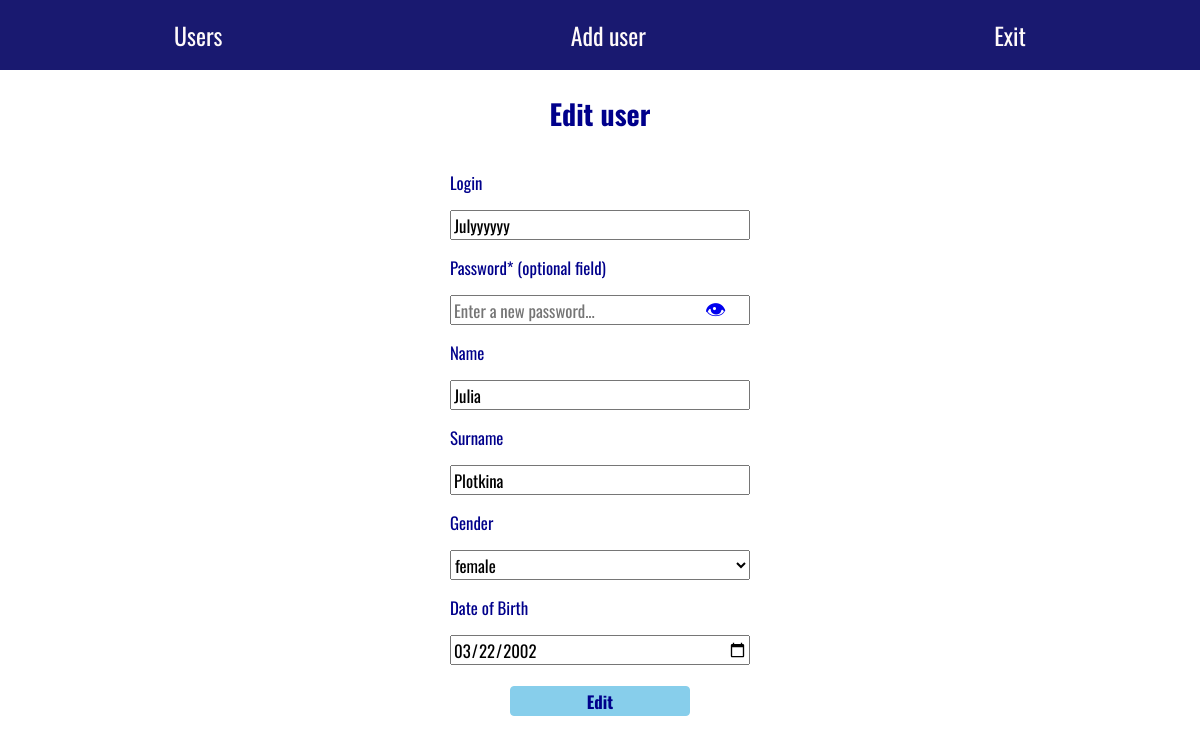
The page /admin/edit/23 (signed in) on the database its author committed.
### tables this page shows
CREATE TABLE `users` (
  `id` int(10) UNSIGNED NOT NULL,
  `login` varchar(10) NOT NULL,
  `password` varchar(255) NOT NULL,
  `name` varchar(50) NOT NULL,
  `surname` varchar(50) NOT NULL,
  `gender` varchar(10) NOT NULL,
  `DOB` date NOT NULL
);

### application/controllers/AdminController.php (called while the page is built, shortened)
<?php
class AdminController extends Controller
{
	public function editAction()
	{
		$err_inp = [
			'error' => [],
			'data' => $this->model->postDate($this->route['id'])[0]
		];
		$this->view->render('Edit user',$err_inp);
	}
}

### index.php (called while the page is built, shortened)
<?php
spl_autoload_register(function ($class){
	$path = str_replace('\\','/',$class.'.php');
});
$router = new Router;
$router -> run();

### application/lib/Db.php (called while the page is built, shortened)
<?php
class Db
{
	protected $db;
	function __construct()
	{
		$config = require 'application/config/db.php';
		$this->db = new PDO('mysql:host='.$config['host'].';dbname='.$config['db'].'',$config['username'],$config['password'],$config['options']);
		$this->db -> exec("set names utf8");
	}
	public function dbCheckError($query)
	{
		$errInfo = $query->errorInfo();
		return true;
	}
	public function selectAll($table, $params = [])
	{
		$sql = "SELECT * FROM $table";
		if (!empty($params))
		{
			$i=0;
			foreach($params as $key => $value)
			{
				if ($i===0)
				{
					$sql = $sql . " WHERE $key = $value";
				}
				else
				{
					$sql = $sql . " AND $key = $value";
				}
				$i++;
			}
		}
		$query = $this -> db -> prepare($sql);
		$query->execute();
		return $query -> fetchAll();
	}
}

### application/config/db.php (called while the page is built)
<?php
return  [
	"host" => "localhost",
	"username" => "root",
	"password" => "mysql",
	"db" => "sibers",
	"options" => [PDO::ATTR_ERRMODE => PDO::ERRMODE_EXCEPTION,
		PDO::ATTR_DEFAULT_FETCH_MODE => PDO::FETCH_ASSOC]
];

### application/models/Admin.php (called while the page is built, shortened)
<?php
class Admin extends Model
{
	public function postDate($id)
	{
		return $this->db->selectAll('users', ['id' => $id]);
	}
}

### application/core/Controller.php (called while the page is built, shortened)
<?php
abstract class Controller
{
	public function __construct($route)
	{
		$this->route = $route;
		$this->model = $this->loadModel($route['controller']);
	}
	public function loadModel($name)
	{
		$path = 'application\models\\'.ucfirst($name);
		if (class_exists($path))
		{
			return new $path;
		}
	}
}

### application/core/Model.php (called while the page is built, shortened)
<?php
abstract class Model
{
	public function __construct()
	{
		$this->db = new Db;
	}
}

### application/views/admin/edit.php (the view, shortened to what this page needs)
<form class="formm" action="/admin/edit/<?= $data['id']; ?>" method="post">
	<h2 class="titlee">Edit user</h2>
	<div>
        <label class="labell">Login</label>
        <br>
        <input class="inputt <?= isset($error['login'])?err:null; ?>" name="login" type="text" placeholder="Enter a new login..." value="<?= $data['login']??null; ?>"/>
    </div>
    <div>
        <label class="labell">Password* (optional field)</label>
        <br>
        <div class="blockk">
            <input id="password-input" class="inputt <?= isset($error['password'])?err:null; ?>" name="password" type="password" placeholder="Enter a new password..." value="<?= $data['new_pass']??null; ?>"/>
            <a href="#" onclick="return show_hide_password(this);">&#128065;</a>
        </div>
    </div>
    <div>
        <label class="labell">Name</label>
        <br>
        <input class="inputt <?= isset($error['name'])?err:null; ?>" name="name" type="text" placeholder="Enter a new name..." value="<?= $data['name']??null; ?>"/>
    </div>
    <div>
        <label class="labell">Surname</label>
        <br>
        <input class="inputt <?= isset($error['surname'])?err:null; ?>" name="surname" type="text" placeholder="Enter a new surname..." value="<?= $data['surname']??null; ?>"/>
    </div>
    <div>
        <label class="labell">Gender</label>
        <br>
        <select class="inputt" name="gender">
			<option <?= (isset($data['gender']) && $data['gender'] == 'female')?'selected':null;  ?>>female</option>
		</select>
    </div>
    <div>
        <label class="labell">Date of Birth</label>
        <br>
        <input class="inputt <?= isset($error['DOB'])?err:null; ?>" name="DOB" type="date" value="<?= $data['DOB']??date("Y-m-d"); ?>" required oninvalid="this.setCustomValidity('Error!!!')" oninput="setCustomValidity('')" min="1900-01-01"/>
    </div>
    <button class="buttonn" type="submit">Edit</button>
</form>

### public/styles/style.css (style rules this page uses)
html { font-size: 14px; }
body { margin: 0px; }
* { box-sizing: border-box; }
.titlee { font-size: 2rem; font-family: 'Oswald', sans-serif; color: #00008B; text-align: center; margin-bottom: 50px; }
.labell { font-size: 1.2rem; font-family: 'Oswald', sans-serif; color: #00008B; }
.inputt { width: 100%; height: 30px; font-family: 'Oswald', sans-serif; font-size: 1.2rem; margin: 15px 0px; }
.buttonn { display: block; margin:20px auto; width:60%; height:30px; font-size:1.2rem; font-weight:bold; font-family: 'Oswald', sans-serif; color: #00008B; background: #87CEEB; border:1px solid #87CEEB; border-radius: 4px; }
.formm { width: 25%; margin:0px auto; }
.blockk { position:relative; }
.blockk>a { position: absolute; left: 85%; top: 25%; text-decoration: none; font-size:1.5rem; }

### rows shown on the page
users: login "Julyyyyyy", name "Julia", surname "Plotkina", gender "female", DOB "03/22/2002"
